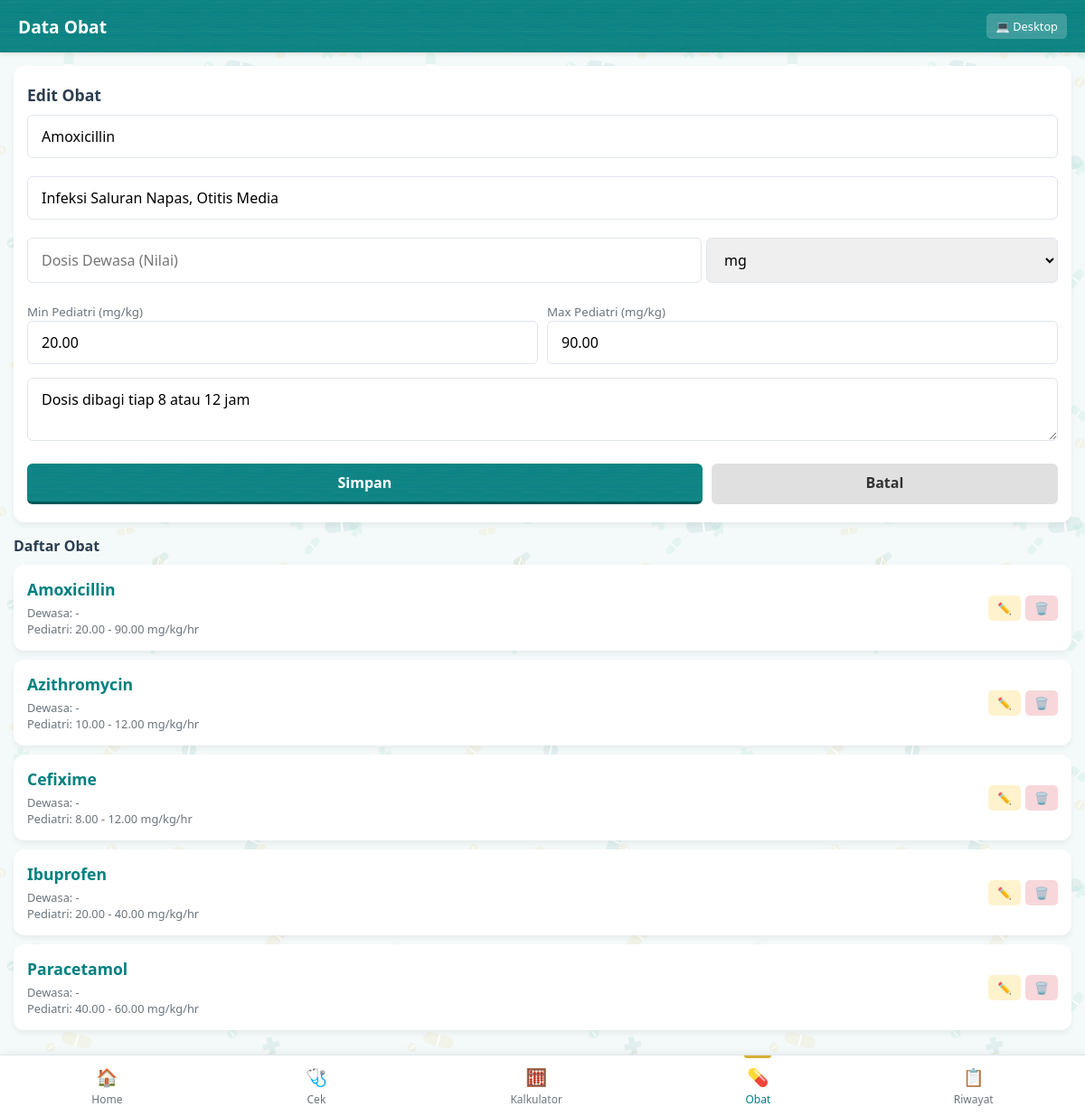
The page /mobile/drugs.php?edit=1 on the database its author committed.
### tables this page shows
CREATE TABLE `drugs` (
  `id` int(11) NOT NULL AUTO_INCREMENT,
  `nama_obat` varchar(255) NOT NULL,
  `diagnosis` varchar(255) DEFAULT NULL,
  `dosis_dewasa` varchar(255) DEFAULT NULL,
  `dosis_dewasa_satuan` varchar(50) DEFAULT 'mg',
  `min_mg_per_kg_per_day` decimal(10,2) NOT NULL,
  `max_mg_per_kg_per_day` decimal(10,2) NOT NULL,
  `catatan` text DEFAULT NULL,
  PRIMARY KEY (`id`)
);

### mobile/drugs.php (the view, shortened to what this page needs)
<?php
require_once '../db.php';
$editDrug = null;
if (isset($_GET['edit'])) {
    $id = (int)$_GET['edit'];
    $stmt = $pdo->prepare("SELECT * FROM drugs WHERE id = ?");
    $stmt->execute([$id]);
    $editDrug = $stmt->fetch();
}
$stmt = $pdo->query("SELECT * FROM drugs ORDER BY nama_obat ASC");
$drugs = $stmt->fetchAll();
?>
<!DOCTYPE html>
<html lang="id">
<head>
    <link rel="stylesheet" href="../assets/css/style.css?v=<?= time() ?>">
    <link rel="stylesheet" href="../assets/css/mobile-style.css?v=<?= time() ?>">
</head>
<body>
    <div class="mobile-topbar">
        <h1>Data Obat</h1>
        <a href="../drugs.php" style="color: white; text-decoration: none; font-size: 0.8rem; background: rgba(255,255,255,0.2); padding: 5px 10px; border-radius: 5px;">💻 Desktop</a>
    </div>
    <div class="main-content">
        <div class="card">
            <h2 style="font-size: 1.1rem; margin-bottom: 10px;"><?= $editDrug ? 'Edit Obat' : 'Tambah Obat Baru' ?></h2>
            <div id="tab-manual-m" class="tab-content <?= $editDrug ? 'active' : '' ?>">
                <form action="drugs.php" method="POST">
                    <div class="form-group">
                        <input type="text" id="input_nama_obat_m" name="nama_obat" class="form-control" required placeholder="Nama Obat" value="<?= $editDrug['nama_obat'] ?? '' ?>">
                    </div>
                    <div class="form-group">
                        <input type="text" id="input_diagnosis_m" name="diagnosis" class="form-control" placeholder="Indikasi" value="<?= $editDrug['diagnosis'] ?? '' ?>">
                    </div>
                    <div class="form-group" style="display: flex; gap: 5px;">
                        <input type="text" id="input_dosis_dewasa_m" name="dosis_dewasa" class="form-control" placeholder="Dosis Dewasa (Nilai)" value="<?= $editDrug['dosis_dewasa'] ?? '' ?>" style="flex: 2;">
                        <select id="input_dosis_dewasa_satuan_m" name="dosis_dewasa_satuan" class="form-control" style="flex: 1;">
                            <?php $satuan_dewasa = $editDrug['dosis_dewasa_satuan'] ?? 'mg'; ?>
                            <option value="mg" <?= $satuan_dewasa == 'mg' ? 'selected' : '' ?>>mg</option>
                        </select>
                    </div>
                    <div style="display: flex; gap: 10px; margin-bottom: 15px;">
                        <div style="flex: 1;">
                            <small style="color: var(--text-muted);">Min Pediatri (mg/kg)</small>
                            <input type="number" step="0.01" id="input_min_mg_m" name="min_mg_per_kg_per_day" class="form-control" required value="<?= $editDrug['min_mg_per_kg_per_day'] ?? '' ?>">
                        </div>
                        <div style="flex: 1;">
                            <small style="color: var(--text-muted);">Max Pediatri (mg/kg)</small>
                            <input type="number" step="0.01" id="input_max_mg_m" name="max_mg_per_kg_per_day" class="form-control" required value="<?= $editDrug['max_mg_per_kg_per_day'] ?? '' ?>">
                        </div>
                    </div>
                    <div class="form-group">
                        <textarea id="input_catatan_m" name="catatan" class="form-control" placeholder="Catatan/Panduan" rows="2"><?= $editDrug['catatan'] ?? '' ?></textarea>
                    </div>
                    <div style="display: flex; gap: 10px;">
                        <button type="submit" class="btn btn-primary" style="flex: 2; padding: 10px;"><?= $editDrug ? 'Simpan' : 'Tambah' ?></button>
                        <?php if ($editDrug): ?>
                            <a href="drugs.php" class="btn" style="flex: 1; padding: 10px; background-color: #e0e0e0; color: #333; text-align: center;">Batal</a>
                        <?php endif; ?>
                    </div>
                </form>
            </div>
        </div>
        <h3 style="margin-bottom: 10px; font-size: 1rem;">Daftar Obat</h3>
        <?php foreach($drugs as $drug): ?>
        <div class="card" style="padding: 15px; margin-bottom: 10px;">
            <div style="display: flex; justify-content: space-between; align-items: center;">
                <div>
                    <strong style="font-size: 1.1rem; color: var(--primary-blue);"><?= $drug['nama_obat'] ?></strong>
                    <div style="font-size: 0.8rem; color: var(--text-muted); margin-top: 5px;">
                        Dewasa: <?= $drug['dosis_dewasa'] ? $drug['dosis_dewasa'] . ' ' . $drug['dosis_dewasa_satuan'] : '-' ?>
                    </div>
                    <div style="font-size: 0.8rem; color: var(--text-muted);">
                        Pediatri: <?= $drug['min_mg_per_kg_per_day'] ?> - <?= $drug['max_mg_per_kg_per_day'] ?> mg/kg/hr
                    </div>
                </div>
                <div style="display: flex; gap: 5px;">
                    <a href="drugs.php?edit=<?= $drug['id'] ?>" style="background: var(--alert-yellow); padding: 5px 10px; border-radius: 5px; text-decoration: none; font-size: 0.8rem;">✏️</a>
                    <a href="drugs.php?delete=<?= $drug['id'] ?>" class="btn-delete" style="background: var(--alert-red); padding: 5px 10px; border-radius: 5px; text-decoration: none; font-size: 0.8rem;">🗑️</a>
                </div>
            </div>
        </div>
        <?php endforeach; ?>
    </div>
    <div class="bottom-nav">
        <a href="index.php" class="nav-item">
            <div class="nav-icon">🏠</div>
            Home
        </a>
        <a href="check.php" class="nav-item">
            <div class="nav-icon">🩺</div>
            Cek
        </a>
        <a href="kalkulator.php" class="nav-item">
            <div class="nav-icon">🧮</div>
            Kalkulator
        </a>
        <a href="drugs.php" class="nav-item active">
            <div class="nav-icon">💊</div>
            Obat
        </a>
        <a href="history.php" class="nav-item">
            <div class="nav-icon">📋</div>
            Riwayat
        </a>
    </div>
</body>
</html>

### assets/css/style.css (style rules this page uses)
:root { --primary-blue: #008080; --secondary-blue: #20c997; --accent-gold: #D4AF37; --light-bg: #f4f9f9; --sidebar-bg: #ffffff; --text-dark: #2c3e50; --text-muted: #6c757d; --border-color: #e0e6ed; --alert-green: #d4edda; --alert-green-text: #155724; --alert-green-border: #c3e6cb; --alert-yellow: #fff3cd; --alert-yellow-text: #856404; --alert-yellow-border: #ffeeba; --alert-red: #f8d7da; --alert-red-text: #721c24; --alert-red-border: #f5c6cb; }
* { margin: 0; padding: 0; box-sizing: border-box; font-family: 'Segoe UI', Tahoma, Geneva, Verdana, sans-serif; }
body { background-color: var(--light-bg); color: var(--text-dark); display: flex; min-height: 100vh; }
.main-content { flex-grow: 1; margin-left: 250px; padding: 30px 40px; }
.card { background-color: white; padding: 30px; border-radius: 10px; box-shadow: 0 4px 6px rgba(0,0,0,0.05); margin-bottom: 30px; }
.form-group { margin-bottom: 20px; }
.form-control { width: 100%; padding: 10px 15px; border: 1px solid var(--border-color); border-radius: 6px; font-size: 1rem; transition: border-color 0.3s; }
.btn { padding: 10px 20px; border: none; border-radius: 6px; cursor: pointer; font-size: 1rem; font-weight: bold; transition: background-color 0.3s; text-decoration: none; display: inline-block; }
.btn-primary { background-color: var(--primary-blue); color: white; position: relative; border-bottom: 3px solid #005959; }
.tab-content { display: none; }
.tab-content.active { display: block; }

### assets/css/mobile-style.css (style rules this page uses)
body { flex-direction: column; padding-bottom: 70px; background-color: var(--light-bg); }
.mobile-topbar { background-color: var(--primary-blue); color: white; padding: 15px 20px; text-align: center; position: sticky; top: 0; z-index: 100; box-shadow: 0 2px 5px rgba(0,0,0,0.1); display: flex; justify-content: space-between; align-items: center; }
.mobile-topbar h1 { font-size: 1.2rem; margin: 0; }
.main-content { margin-left: 0; padding: 15px; width: 100%; }
.card { padding: 20px 15px; border-radius: 12px; margin-bottom: 15px; }
.bottom-nav { position: fixed; bottom: 0; left: 0; width: 100%; background-color: white; border-top: 1px solid var(--border-color); display: flex; justify-content: space-around; padding: 10px 0; box-shadow: 0 -2px 10px rgba(0,0,0,0.05); z-index: 1000; }
.nav-item { text-decoration: none; color: var(--text-muted); display: flex; flex-direction: column; align-items: center; font-size: 0.75rem; font-weight: 500; }
.nav-item.active { color: var(--primary-blue); position: relative; }
.nav-item.active::after { content: ''; position: absolute; top: -10px; left: 50%; transform: translateX(-50%); width: 30px; height: 3px; background-color: var(--accent-gold); border-radius: 0 0 3px 3px; }
.nav-icon { font-size: 1.2rem; margin-bottom: 3px; }
.btn { padding: 12px 20px; width: 100%; text-align: center; }
.form-control { padding: 12px 15px; }

### rows shown on the page
drugs: nama_obat "Amoxicillin", diagnosis "Infeksi Saluran Napas, Otitis Media", dosis_dewasa_satuan "mg", min_mg_per_kg_per_day "20.00", max_mg_per_kg_per_day "90.00", catatan "Dosis dibagi tiap 8 atau 12 jam"
drugs: nama_obat "Azithromycin", min_mg_per_kg_per_day "10.00", max_mg_per_kg_per_day "12.00"
drugs: nama_obat "Cefixime", min_mg_per_kg_per_day "8.00", max_mg_per_kg_per_day "12.00"
drugs: nama_obat "Ibuprofen", min_mg_per_kg_per_day "20.00", max_mg_per_kg_per_day "40.00"
drugs: nama_obat "Paracetamol", min_mg_per_kg_per_day "40.00", max_mg_per_kg_per_day "60.00"
